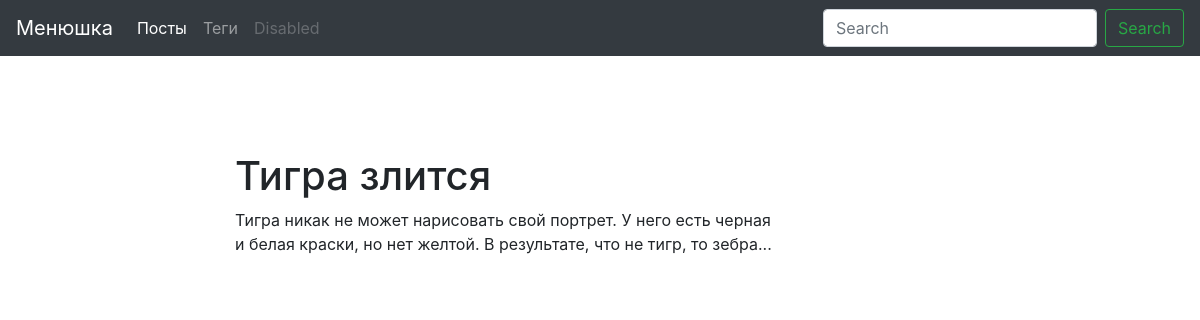
Screenshot of /post/тигра-злится-1594578377/ with the database file from the repository.
### pt/models.py (models this page shows, shortened)
class Post(models.Model):
	title = models.CharField(max_length=150, db_index=True)
	slug = models.SlugField(max_length=150, blank=True, unique=True)
	body = models.TextField(blank=True, db_index=True)
	tags = models.ManyToManyField('Tag', blank=True, related_name='posts')
	date_pub = models.DateTimeField(auto_now_add = True)
	class Meta:
		ordering = ['-date_pub']

### pt/views.py (the view)
# urls.py: path('post/<str:slug>/', PostDetail.as_view(), name='post_detail_url'),
class PostDetail(ObjectDetailMixin, View):
	model = Post
	template = 'pt/post_detail.html'

### pt/utils.py (called while the page is built)
	def get(self, request, slug):
		obj = get_object_or_404(self.model, slug__iexact=slug)
		return render(request, self.template, {self.model.__name__.lower(): obj, 'admin_obj': obj})

### pt/templates/pt/post_detail.html (shortened to what this page needs)
{% extends 'pt/base_blog.html' %}
{% block content %}
    <h1 class="mt-5">
        {{ post.title }}
    </h1>
    <p>
        {{ post.body }}
    </p>
{% endblock %}

### rows the page displays
Post: title "Тигра злится", body "Тигра никак не может нарисовать свой портрет. У него есть черная и белая краски, но нет желтой. В результате, что не тигр, то зебра..."
